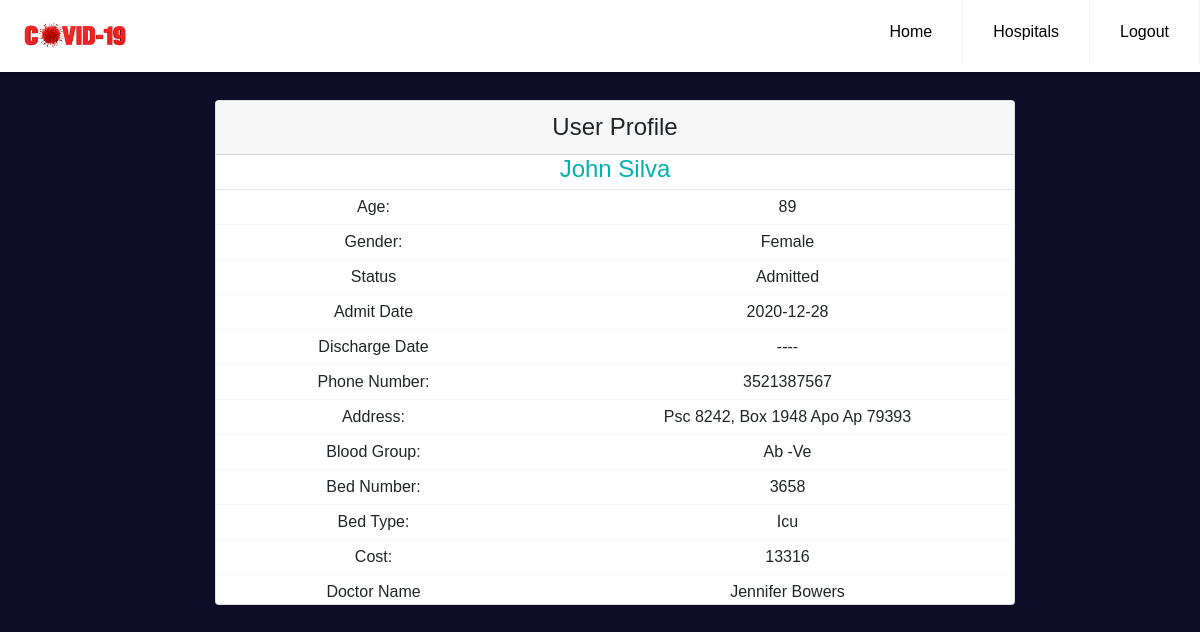
/patient/1, run on the app's committed database.
### models.py (models this page shows, shortened)
class Patient(db.Model):
    __tablename__ = "patient"
    id = db.Column(db.Integer, primary_key=True)
    name = db.Column(db.String(100), nullable=False)
    age = db.Column(db.Integer, nullable=False)
    gender = db.Column(db.String(10), nullable=False)
    status = db.Column(db.String(10), nullable=False)
    admit_date = db.Column(db.DateTime, nullable=False, default=datetime.utcnow)
    discharge_date = db.Column(db.DateTime, nullable=True)
    phone = db.Column(db.Integer, nullable=False)
    address = db.Column(db.Text, nullable=False)
    blood_group = db.Column(db.String(20), nullable=False)
    bed_id = db.Column(db.Integer, db.ForeignKey('bed.id', ondelete='CASCADE'), nullable=False)
    doctor_id = db.Column(db.Integer, db.ForeignKey('doctor.id'), nullable=False)

class Bed(db.Model):
    __tablename__ = "bed"
    id = db.Column(db.Integer, primary_key=True)
    bed_number = db.Column(db.Integer, nullable=False)
    bed_type = db.Column(db.String(100), nullable=False)
    cost = db.Column(db.Integer, nullable=False)
    hospital_id = db.Column(db.Integer, db.ForeignKey('hospital.id', ondelete='CASCADE'), nullable=False)
    patients = db.relationship('Patient', backref='bed', lazy=True)

class Doctor(db.Model):
    __tablename__ = "doctor"
    id = db.Column(db.Integer, primary_key=True)
    name = db.Column(db.String(10), nullable=False)
    age = db.Column(db.String(10), nullable=False)
    gender = db.Column(db.String(10), nullable=False)
    hospital_id = db.Column(db.Integer, db.ForeignKey('hospital.id'))
    patients = db.relationship('Patient', backref='doctor', lazy=True)

### app.py (the view)
@login_required
@app.route('/patient/<int:patient_id>')
def patient_profile(patient_id):
    patient = Patient.query.get_or_404(patient_id)
    return render_template('patient_profile.html' , patient=patient)

### templates/patient_profile.html (shortened to what this page needs)
{% extends 'base.html' %}
{% block navbar %}
<li><a href="{{ url_for('hospital') }}">Hospitals</a></li>
<li><a href="{{ url_for('logout') }}">Logout</a></li>
{% endblock navbar %}
{% block content %}
<div class="profile__header">
    <div class="container profile__container">
        <div class="card">
            <div class="card-header">  <h4 >User Profile</h4></div>
                <div class="title">
                    <h4 style="color:#00b1b1;">{{ patient.name.title() }} </h4>
                </div>
                <hr style="margin:5px 0 5px 0;">
                  <div class="row">
                        <div class="col-sm-5 col-xs-6 tital">Age:</div>
                        <div class="col-sm-7 col-xs-6">{{ patient.age }}</div>
                  </div>
                  <div class="bot-border"></div>
                  <div class="row">
                    <div class="col-sm-5 col-xs-6 tital">Gender:</div>
                    <div class="col-sm-7">{{ patient.gender.title() }}</div>
                </div>
                <div class="bot-border"></div>
                <div class="row">
                    <div class="col-sm-5 col-xs-6 tital">Status</div>
                    <div class="col-sm-7">{{ patient.status.title() }}</div>
                </div>
                <div class="bot-border"></div>
                <div class="row">
                    <div class="col-sm-5 col-xs-6 tital">Admit Date</div>
                    <div class="col-sm-7">{{ patient.admit_date.strftime('%Y-%m-%d') }}</div>
                </div>
                <div class="bot-border"></div>
                <div class="row">
                    <div class="col-sm-5 col-xs-6 tital">Discharge Date</div>
                    {% if patient.discharge_date %}
                        <div class="col-sm-7">{{ patient.discharge_date.strftime('%Y-%m-%d') }}</div>
                    {% else %}
                        <div class="col-sm-7">----</div>
                    {% endif %}
                </div>
                <div class="bot-border"></div>
                <div class="row">
                    <div class="col-sm-5 col-xs-6 tital">Phone Number:</div>
                    <div class="col-sm-7">{{ patient.phone }}</div>
                </div>
                <div class="bot-border"></div>
                <div class="row">
                    <div class="col-sm-5 col-xs-6 tital">Address:</div>
                    <div class="col-sm-7">{{ patient.address.title() }}</div>
                </div>
                <div class="bot-border"></div>
                <div class="row">
                    <div class="col-sm-5 col-xs-6 tital">Blood Group:</div>
                    <div class="col-sm-7">{{ patient.blood_group.title() }}</div>
                </div>
                <div class="bot-border"></div>
                <div class="row">
                    <div class="col-sm-5 col-xs-6 tital">Bed Number:</div>
                    <div class="col-sm-7">{{ patient.bed.bed_number }}</div>
                </div>
                <div class="bot-border"></div>
                <div class="row">
                    <div class="col-sm-5 col-xs-6 tital">Bed Type:</div>
                    <div class="col-sm-7">{{ patient.bed.bed_type.title() }}</div>
                </div>
                <div class="bot-border"></div>
                <div class="row">
                    <div class="col-sm-5 col-xs-6 tital">Cost:</div>
                    <div class="col-sm-7">{{ patient.bed.cost }}</div>
                </div>
                <div class="bot-border"></div>
                <div class="row">
                    <div class="col-sm-5 col-xs-6 tital">Doctor Name</div>
                    <div class="col-sm-7">{{ patient.doctor.name.title() }}</div>
                </div>
            </div>
    </div>
</div>
{% endblock content %}

### static/css/home.css (style rules this page uses)
* { box-sizing: border-box; padding: 0; margin: 0; font-family: Verdana, Geneva, Tahoma, sans-serif; }
.navbar__main a { color: #000; }
.navbar__main .header li a { display: block; padding: 20px 20px; border-right: 1px solid #f4f4f4; text-decoration: none; }
@media (min-width: 1000px) { .navbar__main .header li { float: left; } }
@media (min-width: 1000px) { .navbar__main .header li a { padding: 20px 30px; } }
body { width:100%; background: #0f0c29 !important; background: -webkit-linear-gradient(to right, #24243e, #302b63, #0f0c29); background: linear-gradient(to right, #24243e, #302b63, #0f0c29); }
.profile__header .tital { font-size:16px; font-weight:500; }
.profile__header .bot-border { border-bottom:1px #f8f8f8 solid; margin:5px 0 5px 0 }
.profile__header .title { text-align: center; }
.profile__header .card-header { text-align: center; }
.profile__header .card { text-align: center; }
.profile__header .profile__container { width: 830px; position: absolute; margin-top:100px; margin-bottom: 50px; margin-left: 200px; }

### static/css/patient_add.css (style rules this page uses)
.patient_form h1,h2,h3,h4,h5,h6 { margin: 0px; }

### static/css/main.css (style rules this page uses)
.wrapper__main body, h1, h2, h3, h4, h5, h6, blockquote, p, pre, dl, dd, ol, ul, figure, hr, fieldset, legend { margin: 0; padding: 0; }
.wrapper__main h1, h2, h3, h4, h5, h6 { font-weight: 400; }

### data on the page
Patient: name "John Silva", age "89", gender "Female", status "Admitted", admit_date "2020-12-28", phone "3521387567", address "Psc 8242, Box 1948 Apo Ap 79393", blood_group "Ab -Ve"
Bed: bed.bed_number "3658", bed.bed_type "Icu", bed.cost "13316"
Doctor: doctor.name "Jennifer Bowers"
